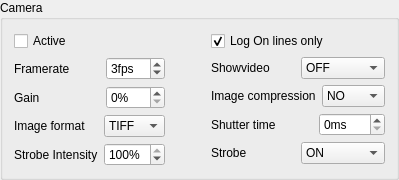
                   <widget class="QGroupBox" name="groupBox_30">
                    <property name="title">
                     <string>Camera</string>
                    </property>
                    <layout class="QGridLayout" name="gridLayout_16">
                     <item row="0" column="0">
                      <layout class="QHBoxLayout" name="horizontalLayout_77">
                       <item>
                        <layout class="QVBoxLayout" name="verticalLayout_58">
                         <item>
                          <widget class="QCheckBox" name="CAM_Active_checkBox_2">
                           <property name="text">
                            <string>Active</string>
                           </property>
                          </widget>
                         </item>
                         <item>
                          <layout class="QHBoxLayout" name="horizontalLayout_60">
                           <item>
                            <widget class="QLabel" name="label_87">
                             <property name="text">
                              <string>Framerate         </string>
                             </property>
                            </widget>
                           </item>
                           <item>
                            <widget class="QSpinBox" name="CAM_Fps_spinBox_2">
                             <property name="keyboardTracking">
                              <bool>false</bool>
                             </property>
                             <property name="suffix">
                              <string>fps</string>
                             </property>
                             <property name="minimum">
                              <number>1</number>
                             </property>
                             <property name="maximum">
                              <number>5</number>
                             </property>
                             <property name="value">
                              <number>3</number>
                             </property>
                            </widget>
                           </item>
                          </layout>
                         </item>
                         <item>
                          <layout class="QHBoxLayout" name="horizontalLayout_61">
                           <item>
                            <widget class="QLabel" name="label_89">
                             <property name="text">
                              <string>Gain                  </string>
                             </property>
                            </widget>
                           </item>
                           <item>
                            <widget class="QSpinBox" name="CAM_Gain_spinBox_2">
                             <property name="keyboardTracking">
                              <bool>false</bool>
                             </property>
                             <property name="suffix">
                              <string>%</string>
                             </property>
                             <property name="maximum">
                              <number>100</number>
                             </property>
                             <property name="singleStep">
                              <number>10</number>
                             </property>
                            </widget>
                           </item>
                          </layout>
                         </item>
                         <item>
                          <layout class="QHBoxLayout" name="horizontalLayout_63">
                           <item>
                            <widget class="QLabel" name="label_92">
                             <property name="text">
                              <string>Image format    </string>
                             </property>
                            </widget>
                           </item>
                           <item>
                            <widget class="QComboBox" name="CAM_Format_comboBox_2">
                             <item>
                              <property name="text">
                               <string>TIFF</string>
                              </property>
                             </item>
                             <item>
                              <property name="text">
                               <string>JPEG</string>
                              </property>
                             </item>
                             <item>
                              <property name="text">
                               <string>PNG</string>
                              </property>
                             </item>
                             <item>
                              <property name="text">
                               <string>PGM</string>
                              </property>
                             </item>
                            </widget>
                           </item>
                          </layout>
                         </item>
                         <item>
                          <layout class="QHBoxLayout" name="horizontalLayout_65">
                           <item>
                            <widget class="QLabel" name="label_95">
                             <property name="text">
                              <string>Strobe Intensity</string>
                             </property>
                            </widget>
                           </item>
                           <item>
                            <widget class="QSpinBox" name="CAM_StrobeIntensity_spinBox_2">
                             <property name="keyboardTracking">
                              <bool>false</bool>
                             </property>
                             <property name="suffix">
                              <string>%</string>
                             </property>
                             <property name="maximum">
                              <number>100</number>
                             </property>
                             <property name="singleStep">
                              <number>10</number>
                             </property>
                             <property name="value">
                              <number>100</number>
                             </property>
                            </widget>
                           </item>
                          </layout>
                         </item>
                        </layout>
                       </item>
                       <item>
                        <spacer name="horizontalSpacer_22">
                         <property name="orientation">
                          <enum>Qt::Horizontal</enum>
                         </property>
                         <property name="sizeType">
                          <enum>QSizePolicy::MinimumExpanding</enum>
                         </property>
                         <property name="sizeHint" stdset="0">
                          <size>
                           <width>40</width>
                           <height>20</height>
                          </size>
                         </property>
                        </spacer>
                       </item>
                       <item>
                        <layout class="QVBoxLayout" name="verticalLayout_59">
                         <item>
                          <widget class="QCheckBox" name="CAM_OnLinesOnly_checkBox_2">
                           <property name="text">
                            <string>Log On lines only</string>
                           </property>
                           <property name="checked">
                            <bool>true</bool>
                           </property>
                          </widget>
                         </item>
                         <item>
                          <layout class="QHBoxLayout" name="horizontalLayout_81">
                           <item>
                            <widget class="QLabel" name="label_103">
                             <property name="text">
                              <string>Showvideo</string>
                             </property>
                            </widget>
                           </item>
                           <item>
                            <widget class="QComboBox" name="CAM_ShowVideo_comboBox_2">
                             <item>
                              <property name="text">
                               <string>OFF</string>
                              </property>
                             </item>
                             <item>
                              <property name="text">
                               <string>ON</string>
                              </property>
                             </item>
                            </widget>
                           </item>
                          </layout>
                         </item>
                         <item>
                          <layout class="QHBoxLayout" name="horizontalLayout_62">
                           <item>
                            <widget class="QLabel" name="label_91">
                             <property name="text">
                              <string>Image compression</string>
                             </property>
                             <property name="scaledContents">
                              <bool>false</bool>
                             </property>
                            </widget>
                           </item>
                           <item>
                            <widget class="QComboBox" name="CAM_ImgCompression_comboBox_2">
                             <item>
                              <property name="text">
                               <string>NO</string>
                              </property>
                             </item>
                             <item>
                              <property name="text">
                               <string>AUTO</string>
                              </property>
                             </item>
                            </widget>
                           </item>
                          </layout>
                         </item>
                         <item>
                          <layout class="QHBoxLayout" name="horizontalLayout_64">
                           <item>
                            <widget class="QLabel" name="label_93">
                             <property name="text">
                              <string>Shutter time           </string>
                             </property>
                            </widget>
                           </item>
                           <item>
                            <widget class="QSpinBox" name="CAM_ShutterTime_spinBox_2">
                             <property name="keyboardTracking">
                              <bool>false</bool>
                             </property>
                             <property name="suffix">
                              <string>ms</string>
                             </property>
                             <property name="maximum">
                              <number>49</number>
                             </property>
                            </widget>
                           </item>
                          </layout>
                         </item>
                         <item>
                          <layout class="QHBoxLayout" name="horizontalLayout_84">
                           <item>
                            <widget class="QLabel" name="label_106">
                             <property name="text">
                              <string>Strobe</string>
                             </property>
                            </widget>
                           </item>
                           <item>
                            <widget class="QComboBox" name="CAM_Strobe_comboBox_2">
                             <item>
                              <property name="text">
                               <string>ON</string>
                              </property>
                             </item>
                             <item>
                              <property name="text">
                               <string>OFF</string>
                              </property>
                             </item>
                            </widget>
                           </item>
                          </layout>
                         </item>
                        </layout>
                       </item>
                      </layout>
                     </item>
                    </layout>
                   </widget>
